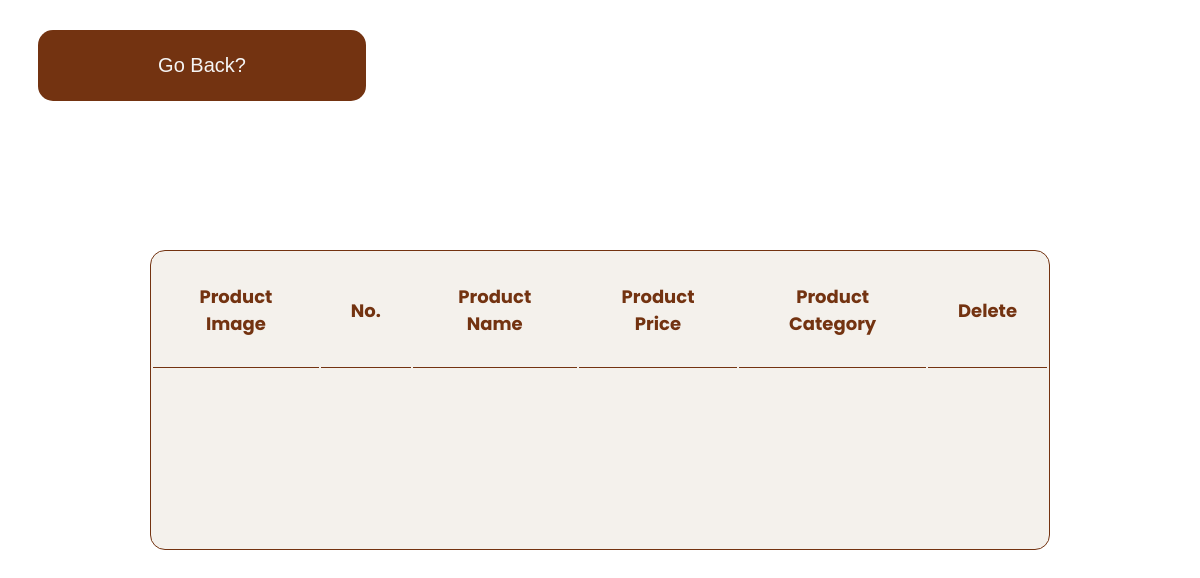
The page /PHP/products.php on the database as committed earlier.
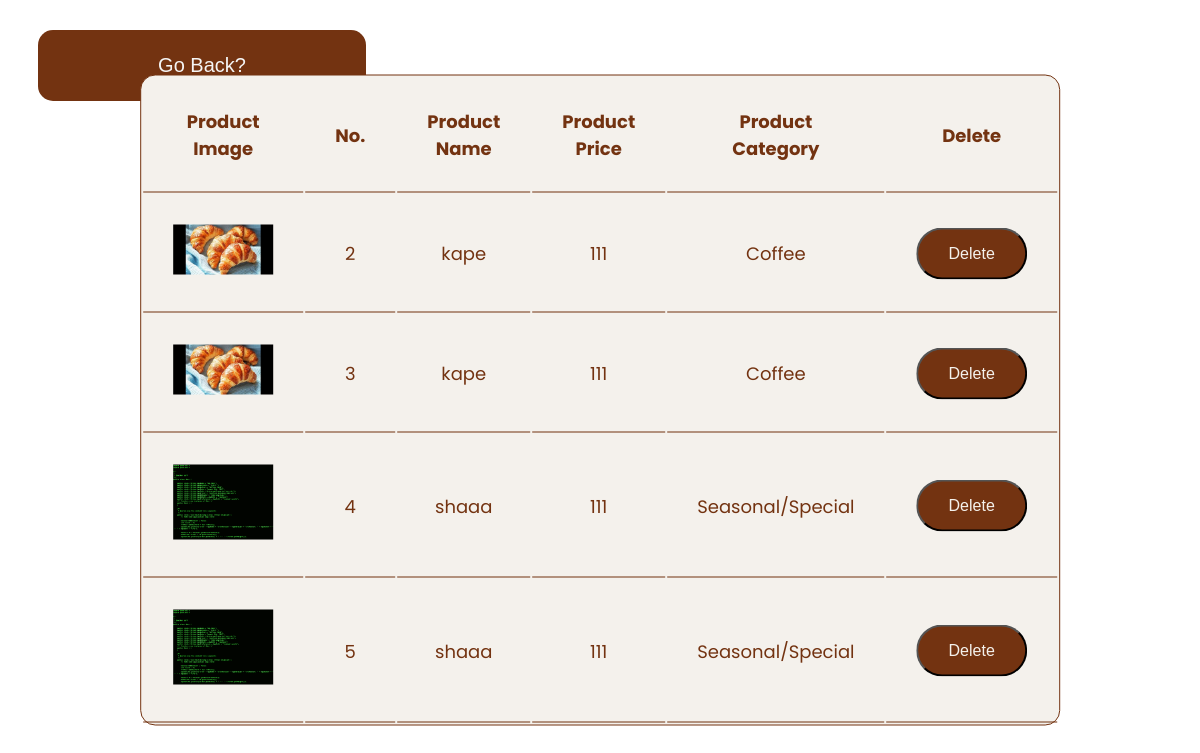
The same page on the database as committed later.
### tables this page shows
CREATE TABLE `products` (
  `id` int(255) NOT NULL,
  `pname` varchar(255) NOT NULL,
  `pprice` varchar(255) NOT NULL,
  `pcategory` varchar(255) NOT NULL,
  `image` varchar(255) NOT NULL
);

### PHP/products.php (the view, shortened to what this page needs)
<?php
include('DBconn.php');
?>
<!DOCTYPE html>
<html lang="en">
<head>
    <link rel="stylesheet" type="text/css" href="../CSS/Producttable.css">
</head>
                <div class="ADD">
                <p><a href="admin-dashboard.php">Go Back?</a></p>
                </div>
<body>
    <table class="table">
                <thead>
                    <tr>
                    <th scope="col">Product Image</th>
                    <th scope="col">No.</th>
                    <th scope="col">Product Name</th>
                    <th scope="col">Product Price</th>
                    <th scope="col">Product Category</th>
                    <th scope="col">Delete</th>
                    </tr>
                </thead>
                <tbody>
                            <?php
                            $sql="SELECT * FROM `products`";
                            $result=mysqli_query($con,$sql);
                            if($result){
                                while($row=mysqli_fetch_assoc($result)){
                                    $image = $row['image'];
                                    $id = $row['id'];
                                    $pcategory = $row['pcategory'];
                                    $pprice = $row['pprice'];
                                    $pname = $row['pname'];
                        echo
                        '<tr>
                        <td>
                            <img src="productimg/'.$image.'" />
                        </td>
                        <td> '.$id.' </td>
                        <td> '.$pname.' </td>
                        <td> '.$pprice.' </td>
                        <td> '.$pcategory.' </td>
                        <td>
                            <button class="button">
                                <a href="deleteproduct.php? deleteid='.$id.' ">Delete</a>
                            </button>
                        </td>
                        </tr>';
                             }
                        }
                        ?>
                    </tbody>
        </table>
</body>
</html>

### CSS/Producttable.css (style rules this page uses)
body { background-repeat: no-repeat; background-size: fill; }
.table { color: #733311; background-color: #F4F1EC; position: absolute; top: 50%; left: 50%; transform: translate(-50%,-50%); width: 900px; height: 300px; border-bottom: 1px solid #733311; border: 1px solid #733311; border-radius: 15px; font-family: 'Poppins', sans-serif; font-size: large; }
.table td { text-align: center; }
.table th,td { border-bottom: 1px solid #733311; }
.table th,tr,td { padding: 30px; }
.ADD { background-color: #733311; width: 300px; margin-top: 30px; text-align: center; padding: 8px 14px; border-radius: 15px; margin-left: 30px; font-family: helvetica; }
.ADD a { text-decoration: none; color: #f5f5f5; font-size: 20px; }
button { background-color: #733311; border-radius: 50px; color: #F4F1EC; padding: 15px 30px; text-align: center; display: inline-block; font-size: 16px; font-style: helvetica; }
button a { text-decoration: none; color: #F4F1EC; }
img { width: 100px; }

Rows that differ between the two databases and show on the page:
added products: image (picture), id "2", pname "kape", pprice "111", pcategory "Coffee"
added products: image (picture), id "3", pname "kape", pprice "111", pcategory "Coffee"
added products: image (picture), id "4", pname "shaaa", pprice "111", pcategory "Seasonal/Special"
added products: image (picture), id "5", pname "shaaa", pprice "111", pcategory "Seasonal/Special"
